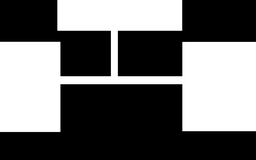
#> input picture maps/junction.png, 256 x 160 px, shrunk from 2304 x 1440 before the run
$ python 'RC_RRT*.py'
#> lines starting #> are read from the running program, lines starting #| are printed output that depends on the picture; after the words box and inside, x2 and y2 are one past the last pixel; in counts of white or black regions, pixels touching at a corner belong together
import math
import statistics
import random
import time
import numpy as np
import networkx as nx
from PIL import Image
import matplotlib.pyplot as plt

# =============================================================================================================================
def is_occupied(M, s):
    """Return whether a sample vertex is within bounds and occupied"""
    c, r = s
    if 0 <= r < M.shape[0] and 0 <= c < M.shape[1]:
        return M[r][c] == 0
    return False

def is_free(M, s):
    """Return whether a sample vertex is within bounds and occupied"""
    c, r = s
    if 0 <= r < M.shape[0] and 0 <= c < M.shape[1]:
        return M[r][c] == 1
    return False

def sample_free(M, N=1000):
    """Generate N samples uniformly randomly in free space of M"""
    rows, cols = M.shape
    free_points = []
    while len(free_points) < N:
        r = random.randint(0, rows - 1)
        c = random.randint(0, cols - 1)
        if M[r][c] == 1: # if free
            free_points.append((c, r))
    return free_points

def bresenham(v1, v2):
    """Bresenham: generates a list of points along the edge connecting to vertices"""
    x1, y1 = v1
    x2, y2 = v2
    points = []
    dx = abs(x2 - x1)
    dy = abs(y2 - y1)
    sx = 1 if x1 < x2 else -1
    sy = 1 if y1 < y2 else -1
    err = dx - dy

    while True:
        points.append((round(x1), round(y1)))
        if x1 == x2 and y1 == y2:
            break
        e2 = err * 2
        if e2 > -dy:
            err -= dy
            x1 += sx
        if e2 < dx:
            err += dx
            y1 += sy

    return points

def sample_near_edges(corner_points, edge_radius=10, N=5):
    """Sample N points around the edges formed by corner points."""
    sample_points = []
    # Generate sample points around each edge formed by all other corner points
    for i in range(len(corner_points)):
        p1 = corner_points[i]
        for j in range(1, len(corner_points)):
            p2 = corner_points[(i + j) % len(corner_points)]
            for _ in range(N):
                t = random.random()  # t goes from 0 (p1) to 1 (p2)
                x = round(p1[0] + t * (p2[0] - p1[0]) + random.uniform(-edge_radius, edge_radius))
                y = round(p1[1] + t * (p2[1] - p1[1]) + random.uniform(-edge_radius, edge_radius))
                if is_free(M, (x, y)):
                    sample_points.append((x, y))
    return sample_points

def sample_radius(center, radius, N=20):
    """Sample N samples around radius of a point"""
    radians = np.linspace(0, 2*np.pi, N)
    points = []
    for angle in radians:
        x = round(center[0] + radius*math.cos(angle))
        y = round(center[1] + radius*math.sin(angle))
        points.append((x, y))
    return points

def is_corner_extend (M, center, vector, radius, distance):
    """Return whether a point is deemed a corner - DO NOT USE"""
    # extend along vector in both directions to obtain auxilary points
    # radius = math.sqrt(vector[0]**2 + vector[1]**2)
    dx1 = vector[0] * (radius - distance) / radius
    dy1 = vector[1] * (radius - distance) / radius
    px1 = round(center[0] + dx1)
    py1 = round(center[1] + dy1)
    dx2 = vector[0] * (radius + distance) / radius
    dy2 = vector[1] * (radius + distance) / radius
    px2 = round(center[0] + dx2)
    py2 = round(center[1] + dy2)
    # deemed a corner if at least one of the points is not obstructed
    if is_occupied(M, (px1, py1)) and is_occupied(M, (px2, py2)):
        return False
    return True

def is_corner(M, center, vector, radius, distance):
    """Return whether a point is deemed a corner"""
    # extend tangenial to vector in both directions to obtain auxilary points
    # radius = math.sqrt(vector[0]**2 + vector[1]**2)
    dx = vector[1] * distance / radius
    dy = vector[0] * distance / radius
    px1 = round(center[0] + vector[0] + dx)
    py1 = round(center[1] + vector[1] - dy)
    px2 = round(center[0] + vector[0] - dx)
    py2 = round(center[1] + vector[1] + dy)
    # deemed a corner if both points are not obstructed
    if is_free(M, (px1, py1)) and is_free(M, (px2, py2)):
        return True
    return False

def form_vector(s, points):
    """Form a vector for each sample vertex"""
    radial_vectors = []
    for p in points:
        if is_occupied(M, p):
            radial_vectors.append((p[0] - s[0], p[1] - s[1]))
    if len(radial_vectors) > 0:
        x, y = zip(*radial_vectors)
        vx = statistics.mean(x)
        vy = statistics.mean(y)
        return (vx, vy)
    return None

def find_corners(M, S, radius=10, N=20, distance=5):
    """Find the obstacle corner points in a sample set"""
    vectors = []
    corner_points = []
    for s in S:
        # sample points around radius
        points = sample_radius(s, radius, N)
        # get obstructed vector
        vector = form_vector(s, points)
        if vector == None:
            continue
        # test whether the sample vertex is deemed a corner
        if is_corner(M, s, vector, radius, distance):
            vectors.append(vector)
            corner_points.append(s)
    return vectors, corner_points

# ==============================================================================================================================
# Node class only used in RRT classes
class Node:
    def __init__(self, x, y):
        self.x = x
        self.y = y
        self.parent = None
        self.cost = 0


# RRT* algorithm
class RRTStar:
    def __init__(self, M, start, goal, step_size=20.0, search_radius=50.0, goal_radius=30.0, goal_sampling_probability=0.1, max_iterations=5000):
        self.map = M
        self.start = Node(start[0], start[1])
        self.goal = Node(goal[0], goal[1])
        self.step_size = step_size
        self.search_radius = search_radius
        self.goal_radius = goal_radius
        self.goal_sampling_probability = goal_sampling_probability
        self.max_iterations = max_iterations
        self.node_list = [self.start]
        self.path = None
        self.goal_reached = False

    def plan(self):
        """RRT* loop"""
        for _ in range(self.max_iterations):
            rand_node = self.sample_free()
            nearest_node = self.nearest(self.node_list, rand_node)
            new_node = self.steer(nearest_node, rand_node)

            if self.is_obstacle_free(new_node):
                near_nodes = self.near(new_node)
                new_node = self.form_edge(near_nodes, nearest_node, new_node)
                self.node_list.append(new_node)
                self.rewire(new_node, near_nodes)

            if self.reached_goal(new_node):
                self.path = self.generate_path(new_node)
                self.goal_reached = True
                return

    def sample_free(self):
        """Sample a node from free space"""
        if random.random() < self.goal_sampling_probability:
            # Choose the goal
            return self.goal
        s = sample_free(self.map, 1)[0]
        return Node(s[0], s[1])

    def nearest(self, node_list, rand_node):
        """Find the nearest node to the random node in the tree"""
        distances = [np.linalg.norm([node.x - rand_node.x, node.y - rand_node.y]) for node in node_list]
        nearest_node = node_list[np.argmin(distances)]
        return nearest_node

    def steer(self, from_node, to_node):
        """Create a new node along the heading from the parent node to the random node"""
        theta = math.atan2(to_node.y - from_node.y, to_node.x - from_node.x)
        new_node = Node(round(from_node.x + self.step_size * math.cos(theta)), round(from_node.y + self.step_size * math.sin(theta)))
        new_node.cost = from_node.cost + self.step_size
        new_node.parent = from_node
        return new_node

    def is_obstacle_free(self, node):
        """Check if a node is in free space"""
        return is_free(self.map, (node.x, node.y)) # Note: will return True if outside map bounds

    def near(self, new_node):
        """Find nodes within the search radius"""
        return [node for node in self.node_list if np.linalg.norm([node.x - new_node.x, node.y - new_node.y]) < self.search_radius]

    def is_collision_free(self, node1, node2):
        """Check if the edge connecting two nodes is in free space"""
        points = bresenham((node1.x, node1.y), (node2.x, node2.y))
        for point in points:
            if is_occupied(self.map, point):
                return False
        return True

    def form_edge(self, near_nodes, nearest_node, new_node):
        """Connect along minimum cost path"""
        min_node = nearest_node
        min_cost = nearest_node.cost + np.linalg.norm([new_node.x - nearest_node.x, new_node.y - nearest_node.y])

        for near_node in near_nodes:
            cost = near_node.cost + np.linalg.norm([new_node.x - near_node.x, new_node.y - near_node.y])
            if self.is_collision_free(near_node, new_node) and cost < min_cost:
                min_node = near_node
                min_cost = cost

        new_node.cost = min_cost
        new_node.parent = min_node
        return new_node

    def rewire(self, new_node, near_nodes):
        """Rewire the tree by checking if any near nodes should adopt the new node as a parent"""
        for near_node in near_nodes:
            cost = new_node.cost + np.linalg.norm([near_node.x - new_node.x, near_node.y - new_node.y])
            if self.is_collision_free(near_node, new_node) and cost < near_node.cost:
                near_node.parent = new_node
                near_node.cost = cost

    def reached_goal(self, node):
        """Check if goal has been reached"""
        return np.linalg.norm([node.x - self.goal.x, node.y - self.goal.y]) < self.goal_radius

    def generate_path(self, goal_node):
        """Generate path from start to goal"""
        path = []
        node = goal_node
        while node is not None:
            path.append((node.x, node.y))
            node = node.parent
        return path[::-1]

    def to_points(self):
        return [(node.x, node.y) for node in self.node_list]


# RCRRT* algorithm
class RCRRTStar(RRTStar):
    def __init__(self, M, start, goal, corner_points, step_size=10.0, search_radius=50.0, goal_radius=30.0, goal_sampling_probability=0.1, max_iterations=5000, edge_radius=10, corner_sampling_probability=0.4):
        # Initialize RRTStar base class
        super().__init__(M, start, goal, step_size, search_radius, goal_radius, goal_sampling_probability, max_iterations)
        # Initialize other parameters
        self.corner_points = corner_points
        self.edge_points = sample_near_edges(corner_points + [start], edge_radius, N=2)
        self.corner_sampling_probability = corner_sampling_probability

    def sample_free(self):
        """Override sample_free method to use region-constrained sampling"""
        sampling_probability = random.random()
        if sampling_probability < self.goal_sampling_probability:
            # Choose the goal
            return self.goal
        if sampling_probability < self.corner_sampling_probability + self.goal_sampling_probability:
            # Choose a corner
            if self.corner_points:
                s = random.choice(self.corner_points)
                return Node(s[0], s[1])
        # Otherwise, choose a point near an edge...
        # if self.edge_points:
        #     s = random.choice(self.edge_points)
        #     return Node(s[0], s[1])

        # ...OR if no edges, sample uniformly
        s = sample_free(self.map, 1)[0]
        return Node(s[0], s[1])


# ==============================================================================================================================
def plot_path(M, path, ax=None, size=1, color='tab:blue'):
    """Plot map and path"""
    if not path:
        print("Invalid path: cannot display.")
        return
    # Plot occupancy grid
    M = np.array(M)
    ax.imshow(M, cmap='gray')
    # Plot optimal path
    path_c, path_r  = zip(*path)
    ax.plot(path_c, path_r, marker='o', markersize=size, color=color, alpha=0.5)

def plot_points(M, points, ax=None, size=1, color='tab:orange'):
    """Plot map and points"""
    if not points:
        print("Invalid points: cannot display.")
        return
    # Plot map
    M = np.array(M)
    ax.imshow(M, cmap='gray')
    # Plot points
    c, r = zip(*points)
    ax.scatter(c, r, marker='o', s=size, color=color, alpha=0.5)

def plot_tree(M, tree,ax=None, size=2, color='tab:brown'):
    """Plot map and RRT* tree"""
    if not tree:
        print("Invalid tree: cannot display.")
        return

    # Convert the map to numpy array
    M = np.array(M)

    # Create a plot
    ax.imshow(M, cmap='gray')

    # Plot edges (lines between parent-child nodes)
    for node in tree:
        if node.parent is not None:
            ax.plot([node.x, node.parent.x], [node.y, node.parent.y], color=color, alpha=0.5)

    # Plot nodes
    nodes_x = [node.x for node in tree]
    nodes_y = [node.y for node in tree]
    ax.scatter(nodes_x, nodes_y, s=size, color=color)

def load_occupancy_grid(image_path, threshold=1):
    """Load occupancy grid from PNG"""
#> called with image_path = 'maps/junction.png', threshold = 1
    img = Image.open(image_path).convert('L')  # Convert image to grayscale
    binary_grid = (np.asarray(img) > threshold).astype(int) # Threshold to convert to binary graph
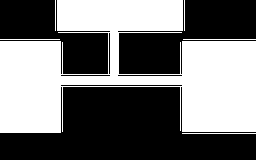
#> binary_grid: shape (160, 256) int64; values 0 (black) and 1 (white), 45.3% white; 6 white regions, box (x1, y1, x2, y2) and area: (0, 0, 256, 133) 18286, (182, 133, 256, 134) 74, (183, 39, 256, 40) 73, (0, 39, 60, 40) 60, (55, 0, 56, 31) 31, (184, 0, 185, 31) 31
    return binary_grid

def calculate_path_length(path):
    """Calculate the total length of a path given a list of points"""
    length = 0
    for i in range(1, len(path)):
        x1, y1 = path[i - 1]
        x2, y2 = path[i]
        length += np.sqrt((x2 - x1)**2 + (y2 - y1)**2)
    return length

# MAIN ===========================================================================================================================
NUM_TRIALS = 3
CORNER_RADIUS = 30
CORNER_N = 20
CORNER_DIST = 30

# Load Map
M = load_occupancy_grid("maps/junction.png")
start = sample_free(M,1)[0]
#> after the loop in sample_free, `while len(free_points) < N:`: free_points = [(215, 98)]
#> start = (215, 98)
goal = sample_free(M,1)[0]
#> goal = (132, 10)

# Setup best trial
best_rrt_star_time = float('inf')
best_rcrrt_star_time = float('inf')
best_rrt_star_path_length = float('inf')
best_rcrrt_star_path_length = float('inf')

# Setup cumulative variables for averages
total_rrt_star_time = 0
total_rcrrt_star_time = 0
total_rrt_star_path_length = 0
total_rcrrt_star_path_length = 0
total_pre_processing_time = 0

successful_rrt_star_trials = 0
successful_rcrrt_star_trials = 0

# Perform many trials and store best of each algorithm
for trial in range(NUM_TRIALS):
    print(f'Trial {trial + 1:d} / {NUM_TRIALS:d}')

    # RRT*
    rrt_star = RRTStar(M, start, goal, step_size=30.0, search_radius=50.0, goal_radius=30.0, goal_sampling_probability=0.5, max_iterations=20000)
    start_time = time.time()
    rrt_star.plan()
    rrt_star_time = time.time() - start_time
    total_rrt_star_time += rrt_star_time
    rrt_star_path_length = float('inf')

    if rrt_star.path:
        rrt_star_path_length = calculate_path_length(rrt_star.path)
        total_rrt_star_path_length += rrt_star_path_length
        successful_rrt_star_trials += 1

    # Update best for RRT*
    if rrt_star_time < best_rrt_star_time and rrt_star.path:
        best_rrt_star_time = rrt_star_time
        best_rrt_star = rrt_star
        best_rrt_star_path_length = rrt_star_path_length

    # PRE-PROCESSING
    start_time = time.time()
    S = sample_free(M, 2000)
    V, C = find_corners(M, S, radius=CORNER_RADIUS, N=CORNER_N, distance=CORNER_DIST)
    pre_processing_time = time.time() - start_time
    total_pre_processing_time += pre_processing_time

    # RC-RRT*
    rcrrt_star = RCRRTStar(M, start, goal, C, step_size=30.0, search_radius=50.0, goal_radius=30.0, goal_sampling_probability=0.5, edge_radius=20, corner_sampling_probability=0.3, max_iterations=20000)
    start_time = time.time()
    rcrrt_star.plan()
    rcrrt_star_time = time.time() - start_time
    total_rcrrt_star_time += rcrrt_star_time
    rcrrt_star_path_length = float('inf')

    if rcrrt_star.path:
        rcrrt_star_path_length = calculate_path_length(rcrrt_star.path)
        total_rcrrt_star_path_length += rcrrt_star_path_length
        successful_rcrrt_star_trials += 1

    # Update best for RC-RRT*
    if rcrrt_star_time < best_rcrrt_star_time and rcrrt_star.path:
        best_rcrrt_star_time = rcrrt_star_time
        best_rcrrt_star = rcrrt_star
        best_rcrrt_star_path_length = rcrrt_star_path_length
        best_S = S
        best_V = V
        best_C = C
#> this loop made 3 passes

# Calculate averages
avg_rrt_star_time = total_rrt_star_time / NUM_TRIALS
avg_rcrrt_star_time = total_rcrrt_star_time / NUM_TRIALS
avg_rrt_star_path_length = total_rrt_star_path_length / successful_rrt_star_trials if successful_rrt_star_trials > 0 else np.nan
avg_rcrrt_star_path_length = total_rcrrt_star_path_length / successful_rcrrt_star_trials if successful_rcrrt_star_trials > 0 else np.nan
avg_pre_processing_time = total_pre_processing_time / NUM_TRIALS

# Print results
print(f"Average RRT* Time: {avg_rrt_star_time:.2f} s")
#| Average RRT* Time: 0.18 s
print(f"Average RRT* Path Length: {avg_rrt_star_path_length:.2f} pixels")
#| Average RRT* Path Length: 180.51 pixels
print(f"Average RC-RRT* Time: {avg_rcrrt_star_time:.2f} s")
#| Average RC-RRT* Time: 0.14 s
print(f"Average RC-RRT* Path Length: {avg_rcrrt_star_path_length:.2f} pixels")
#| Average RC-RRT* Path Length: 130.69 pixels
print(f"Average Pre-Processing Time: {avg_pre_processing_time:.2f} s")
#| Average Pre-Processing Time: 4.34 s
print(f"Successful RRT* Trials: {successful_rrt_star_trials} / 50")
#| Successful RRT* Trials: 3 / 50
print(f"Successful RCRRT* Trials: {successful_rcrrt_star_trials} / 50")
#| Successful RCRRT* Trials: 3 / 50

# Plot (same as before)
fig, axes = plt.subplots(2, 2, figsize=(10, 5))

# Plot best RRT*
ax1 = axes[0, 0]
plot_tree(M, best_rrt_star.node_list, ax=ax1)
#> the loop in plot_tree, `for node in tree:` made 15 passes
plot_path(M, best_rrt_star.path, ax=ax1)
plot_points(M, [start, goal], ax=ax1, size=5)
ax1.set_title(f'RRT* - Time: {best_rrt_star_time:.2f} s, Length: {best_rrt_star_path_length:.2f} pixels')
ax1.axis('off')

# Plot best RC-RRT*
ax2 = axes[0, 1]
plot_points(M, best_C, ax=ax2, size=2, color='tab:red')
plot_tree(M, best_rcrrt_star.node_list, ax=ax2)
#> the loop in plot_tree (call 2), `for node in tree:` made 6 passes
plot_path(M, best_rcrrt_star.path, ax=ax2)
plot_points(M, [start, goal], ax=ax2, size=5)
ax2.set_title(f'RC-RRT* - Time: {best_rcrrt_star_time:.2f} + {avg_pre_processing_time:.2f} s, Length: {best_rcrrt_star_path_length:.2f} pixels')
ax2.axis('off')

# Plot best Pre-Processing
ax3 = axes[1, 1]
plot_points(M, best_S, ax=ax3, color='tab:blue')
plot_points(M, best_C, ax=ax3, size=2, color='tab:red')
corner_radii = []
for corner in best_C:
    corner_radii += sample_radius(corner, CORNER_RADIUS, CORNER_N)
#> this loop made 80 passes
#> corner on passes 1 to 12: (110, 70), (136, 78), (113, 66), (118, 79), (89, 82), (88, 18), (118, 74), (50, 67), (104, 79), (112, 66), (115, 79), (128, 77)
plot_points(M, corner_radii, ax=ax3, size=0.5, color='tab:gray')
v_points = [[best_V[i][j] + best_C[i][j] for j in range(2)] for i in range(min(len(best_V), len(best_C)))]
plot_points(M, v_points, ax=ax3, color='tab:orange')
ax3.set_title(f'Pre-Sampled Corners - Time: {avg_pre_processing_time:.2f} s')
ax3.axis('off')

fig.delaxes(axes[1, 0])
manager = plt.get_current_fig_manager()
manager.window.showMaximized()
plt.tight_layout()
plt.show()
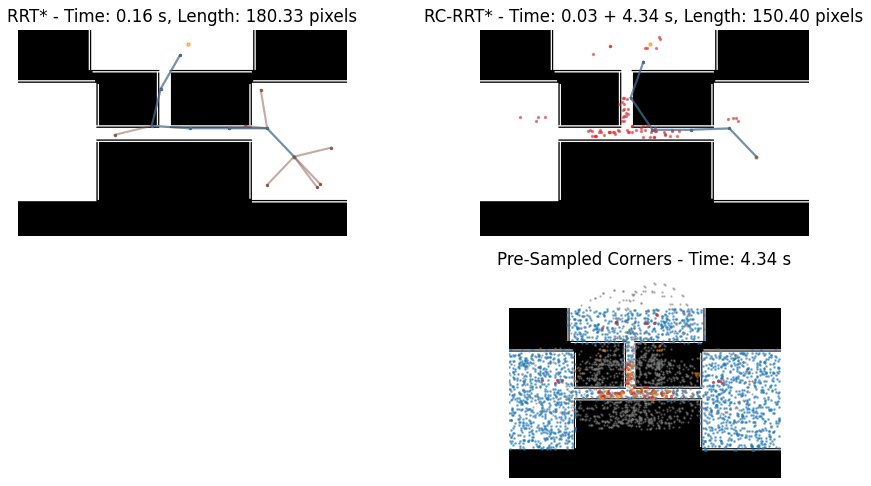
#> figure drawn by matplotlib, 3 panels
